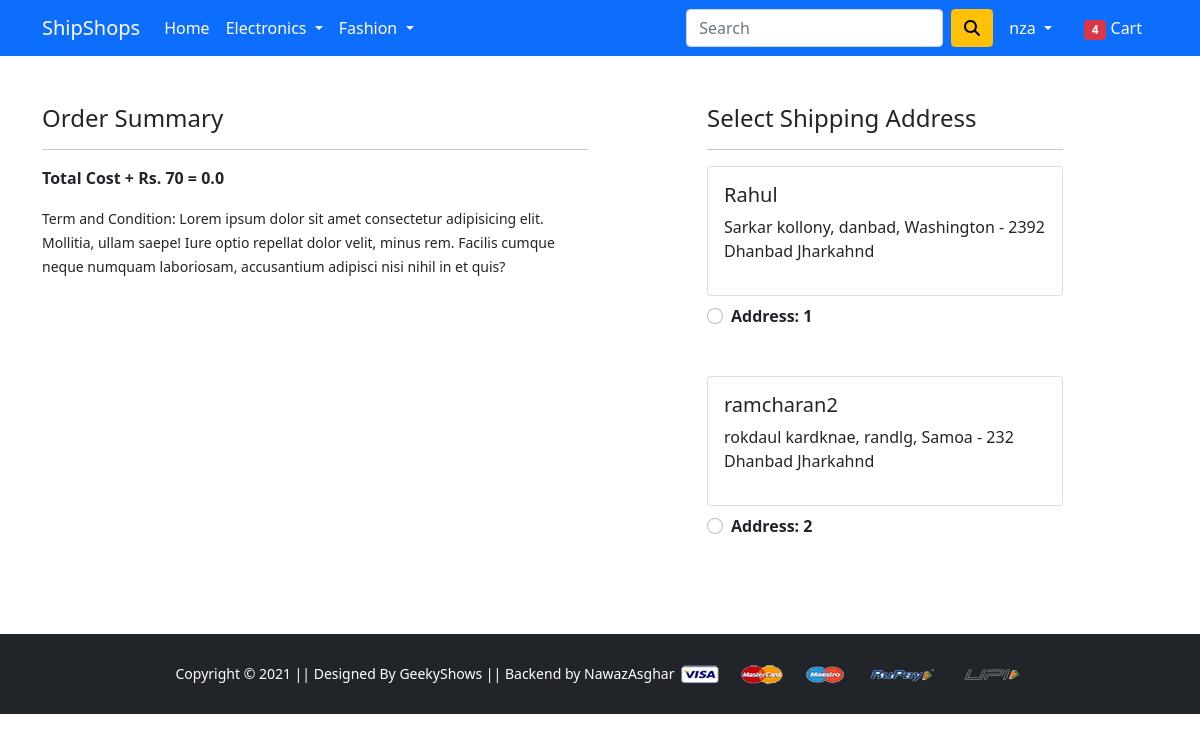
Screenshot of /checkout/ (signed in) with the database file from the repository.
### app/models.py (models this page shows)
class Profile(models.Model):
    id = models.AutoField(primary_key=True)
    user = models.ForeignKey(User, on_delete=models.CASCADE)
    name = models.CharField(max_length=300)
    address = models.CharField(max_length=500)
    city = models.CharField(max_length=300)
    state = models.CharField(max_length=300, choices = States)
    zip = models.IntegerField()

### app/views.py (the view)
# urls.py: path('checkout/', views.checkout, name='checkout'),
@login_required
def checkout(request):
    user = request.user
    add = Profile.objects.filter(user = user)
    cart_item = Cart.objects.filter(user = user)
    amount = 0.0
    shipping_amount = 70.0
    total_amount = 0.0
    cart_products = [p for p in Cart.objects.all() if p.user == request.user]
    if cart_products:
        for p in cart_products:
            tempamount = (p.quan * p.product.price)
            amount += tempamount
        total_amount = amount + shipping_amount
    return render(request, 'app/checkout.html', {'add':add,"cart_item":cart_item, "total_amount":total_amount})

### templates/app/checkout.html (shortened to what this page needs)
{% extends 'app/base.html' %}
{% load static %}
{% block main-content %}
<div class="container">
  <div class="row mt-5">
    <div class="col-sm-6">
      <h4>Order Summary</h4>
      <hr>
      <p class='fw-bold'>Total Cost + Rs. 70 = {{total_amount}}</p>
      <small>Term and Condition: Lorem ipsum dolor sit amet consectetur adipisicing elit. Mollitia, ullam saepe! Iure
        optio repellat dolor velit, minus rem. Facilis cumque neque numquam laboriosam, accusantium adipisci nisi nihil
        in et quis?</small>
    </div>
    <div class="col-sm-4 offset-sm-1">
      <h4>Select Shipping Address</h4>
      <hr>
      <form action="/paymentdone" id='paymentdoneform'>
        {% for ad in add %}
        <div class="card">
          <div class="card-body">
            <h5>{{ad.name}}</h5>
            <p>{{ad.address}}, {{ad.city}}, {{ad.state}} - {{ad.zip}} Dhanbad Jharkahnd</p>
          </div>
        </div>
        <div class="form-check mt-2 mb-5">
          <input class="form-check-input" type="radio" name='custid' id="custadd{{forloop.counter}}" value="{{ad.id}}">
          <label class="form-check-label fw-bold" for="custadd{{forloop.counter}}">
            Address: {{forloop.counter}} </label>
        </div>
        {% endfor %}
      </form>
    </div>
  </div>
</div>
{% endblock main-content %}

### templates/app/base.html (shortened to what this page needs)
<!doctype html>
{% load static %}
<html lang="en">
  <head>
    <link rel="stylesheet" href="{% static 'app/css/bootstrap.css' %}">
    <link rel="stylesheet" href="{% static 'app/css/fontowseme.css' %}">
    <link rel="stylesheet" href="{% static 'app/css/owl.carousel.min.css' %}">
    <link rel="stylesheet" href="{% static 'app/css/all.min.css' %}">
    <link rel="stylesheet" href="{% static 'app/css/style.css' %}">
  </head>
  <body>
    <nav class="navbar navbar-expand-lg navbar-dark bg-primary">
     <div class="container">
       <a class="navbar-brand" href="/">ShipShops</a>
       <div class="collapse navbar-collapse" id="navbarSupportedContent">
         <ul class="navbar-nav me-auto mb-2 mb-lg-0">
           <li class="nav-item">
             <a class="nav-link active" aria-current="page" href="/">Home</a>
           </li>
           <li class="nav-item dropdown">
             <a class="nav-link dropdown-toggle text-white" href="#" id="electronicsDropdown" role="button" data-bs-toggle="dropdown" aria-expanded="false">
               Electronics
             </a>
           </li>
           <li class="nav-item dropdown">
             <a class="nav-link dropdown-toggle text-white" href="#" id="fashionDropdown" role="button" data-bs-toggle="dropdown" aria-expanded="false">
               Fashion
             </a>
           </li>
         </ul>
         <form action="/search/" class="d-flex">
           <input name='search' class="form-control me-2" type="search" placeholder="Search" aria-label="Search">
           <button class="btn btn-warning" type="submit"><i class="fas fa-search"></i></button>
         </form>
         <div>
          <ul class="navbar-nav me-auto mb-2 mb-lg-0">
           <li class="nav-item dropdown mx-2">
              {% if request.user.is_authenticated %}
              <a class="nav-link dropdown-toggle text-white" href="#" id="profileDropdown" role="button" data-bs-toggle="dropdown" aria-expanded="false">
                {{request.user}}
              </a>
            </li>
              <li class="nav-item mx-2">
                <a href="{% url 'show_cart' %}" class="nav-link text-white"><span class="badge bg-danger">4</span> Cart </a>
              </li>
            {% endif %}
          </ul>
         </div>
       </div>
     </div>
    </nav>
    {% block main-content %} {% endblock main-content %}
    <footer class="container-fluid bg-dark text-center p-2 mt-5 d-flex" style="height: 5pc; align-items: center; justify-content: center; flex-wrap: wrap;">
        <small class="text-white">Copyright &copy; 2021 || Designed By GeekyShows || Backend by NawazAsghar </small>
        <img src="{% static 'app/images/payment.png' %}" alt="" srcset="" class="img-fluid" height="2px">
    </footer>
  </body>
</html>

### rows the page displays
Profile: name "Rahul", address "Sarkar kollony", city "danbad", state "Washington", zip "2392"
Profile: name "ramcharan2", address "rokdaul kardknae", city "randlg", state "Samoa", zip "232"

### other values shown
{{ request.user }} "nza"
{{ total_amount }} "0.0"
